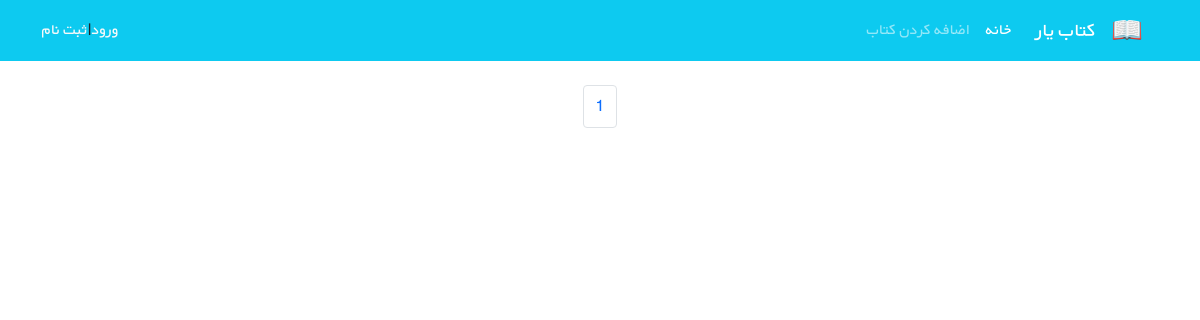
The page /books/ on the database as committed earlier.
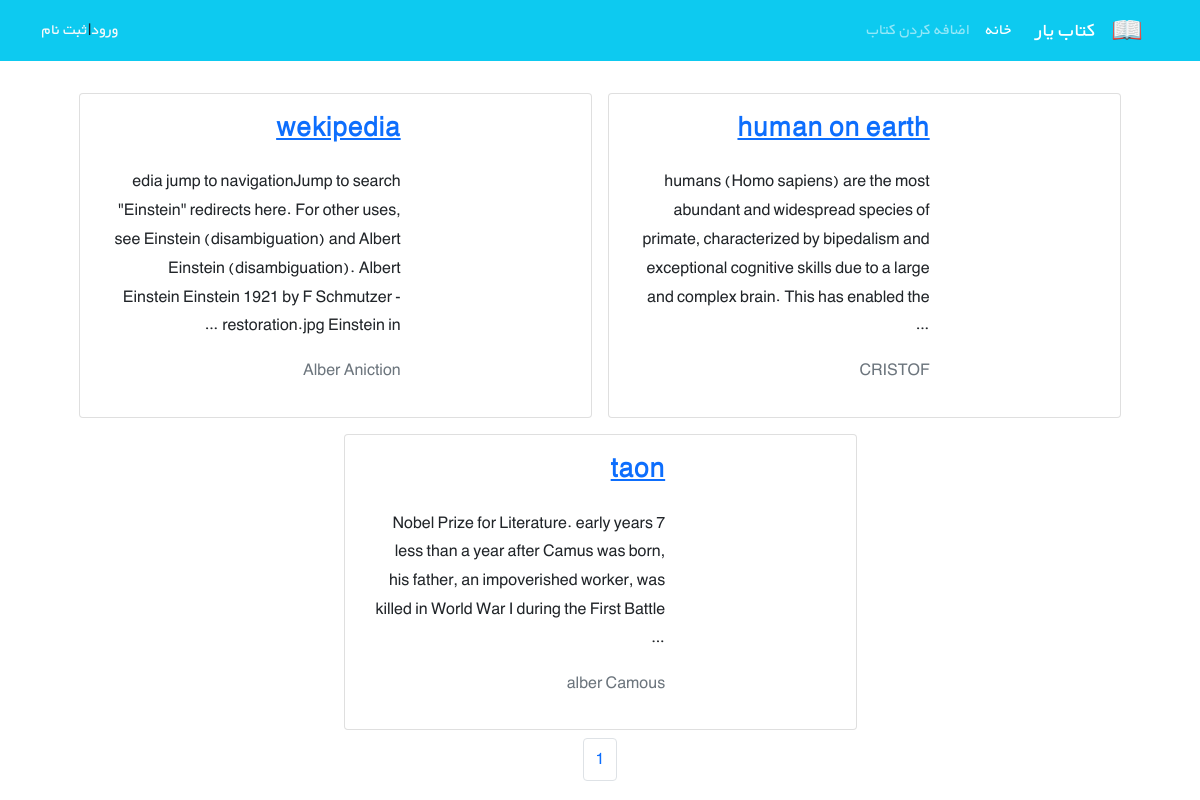
The same page on the database as committed later.
### books/models.py (models this page shows, shortened)
class Book(models.Model):
    title = models.CharField(max_length=200)
    author = models.CharField(max_length=200)
    description = models.TextField()
    price = models.DecimalField(max_digits=6, decimal_places=3)
    cover = models.ImageField(upload_to='covers/', blank=True)
    def get_absolute_url(self):
        return reverse('book_detail', args={self.id})

### books/views.py (the view)
class BookListView(generic.ListView):
    model = Book
    paginate_by = 4
    template_name = 'books/books_list.html'
    context_object_name = 'books'

### books/templates/books/books_list.html (shortened to what this page needs)
{% extends '_base.html' %}
{% block content %}
    <div class="container mt-4">
        <div class="row flex-row-reverse justify-content-md-center">
            {% for book in books %}
                <div class="card m-2" style="max-width: 45%">
                    <div class="row g-0 h-100" dir="rtl">
                        <div class="col-md-4">
                        </div>
                        <div class="col-md-8 h-100">
                            <div class="d-flex flex-column justify-content-between h-100">
                                <div class="card-body">
                                    <a href="{{ book.get_absolute_url }}"> <h3 class="card-title"><strong>{{ book.title }}</strong></h3></a>
                                    <p class="card-text pt-3"> {{ book.description|truncatewords:30 }}
                                    </p>
                                    <p class="text-muted">{{ book.author }}</p>
                                </div>
                            </div>
                        </div>
                    </div>
                </div>
            {% endfor %}
        </div>
    </div>
    <nav aria-label="page navigation">
  <ul class="pagination justify-content-center">
    <li class="page-item"><a class="page-link" href="#">{{ page_obj.number }}</a></li>
  </ul>
</nav>
{% endblock content %}

Rows that differ between the two databases and show on the page:
added Book: title "human on earth", description "humans (Homo sapiens) are the most abundant and widespread species of primate, characterized by bipedalism and exceptional cognitive skills due to a large and complex brain. This has enabled the …", author "CRISTOF"
added Book: title "wekipedia", description "edia jump to navigationJump to search \"Einstein\" redirects here. For other uses, see Einstein (disambiguation) and Albert Einstein (disambiguation). Albert Einstein Einstein 1921 by F Schmutzer - restoration.jpg Einstein in …", author "Alber Aniction"
added Book: title "taon", description "7 Nobel Prize for Literature. early years less than a year after Camus was born, his father, an impoverished worker, was killed in World War I during the First Battle …", author "alber Camous"
